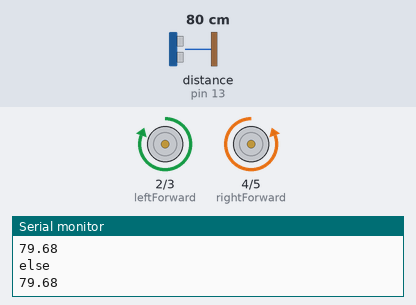
The sketch below on a simulated Arduino Uno, built with avr-gcc and run on an emulated ATmega328P. Parts: motor-driver pin pairs drawn as motors (green arrow = first pin HIGH = forward, orange = second pin HIGH = backward, longer = more drive), the last lines printed to the serial monitor. Wiring (inferred from the names in the program): ultrasonic range finder: trigger pin 10; echo pin 13. The inputs (shaded band) are chosen by the test bench; at power-on: distance to the obstacle (sensor on pin 13) 80 cm. The echo pulse lasts 58.3 µs per cm.

Above: at 1.2 s.
1.3 s: distance to the obstacle (sensor on pin 13) set to 2 cm
At 2.8 s:
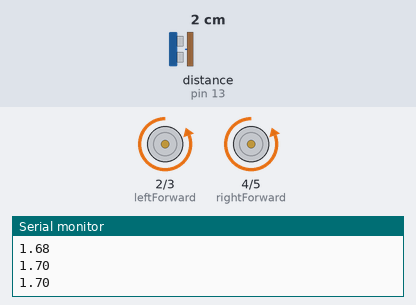
3.3 s: distance to the obstacle (sensor on pin 13) set to 250 cm
At 4.5 s:
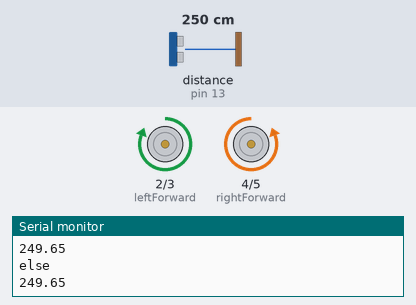
4.8 s: distance to the obstacle (sensor on pin 13) set to 4 cm
At 6.7 s:
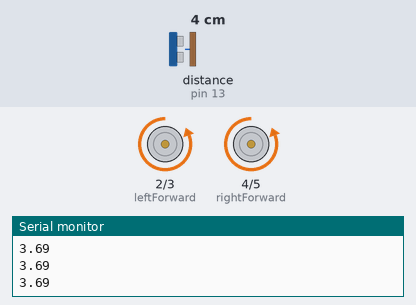
Timing chart, 0 to 8.2 s (numbered marks = the images above; inputs shaded):
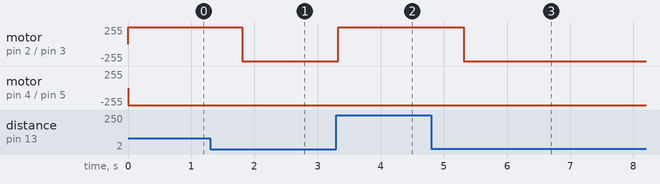

The sketch:

obstacleAvoid.ino
```cpp
#define trigPin 10
#define echoPin 13
 float duration, distance;
const int leftForward = 2;
const int leftBackward = 3;
const int rightForward = 4;
const int rightBackward = 5;

void setup()
{
  pinMode(leftForward , OUTPUT);
  pinMode(leftBackward , OUTPUT);
  pinMode(rightForward , OUTPUT);
  pinMode(rightBackward , OUTPUT);
  Serial.begin (9600);
  pinMode(trigPin, OUTPUT);
  pinMode(echoPin, INPUT);
  //pinMode(pwm,OUTPUT);

}

void loop()
{

  digitalWrite(trigPin, LOW);
  delayMicroseconds(2);
  digitalWrite(trigPin, HIGH);
  delayMicroseconds(10);
  digitalWrite(trigPin, LOW);

duration = pulseIn(echoPin, HIGH);
 distance = (duration / 2) * 0.0343;
  Serial.println(distance);


  if (distance <= 20) {
//stop();
delay(500);
 leftWard();

  }
  else{
    digitalWrite(leftForward ,HIGH);
  digitalWrite(leftBackward , LOW);
  digitalWrite(rightForward , LOW);
  digitalWrite(rightBackward ,HIGH);
  Serial.println("else");
  }
  }

    void stop(){
 digitalWrite(rightForward , HIGH);
 digitalWrite(rightBackward ,HIGH);
 digitalWrite(leftForward ,HIGH);
 digitalWrite(leftBackward ,HIGH);
      }
       void leftWard(){
 digitalWrite(rightForward , LOW);
 digitalWrite(rightBackward ,HIGH);
 digitalWrite(leftForward ,LOW);
 digitalWrite(leftBackward ,HIGH);
      }
```

Measured:
- after the input at 1.3 s, motor on pin 2 (leftForward) / pin 3 (leftBackward): forward 255/255 → backward 255/255 after 0.51 s
- after the input at 3.3 s, motor on pin 2 (leftForward) / pin 3 (leftBackward): backward 255/255 → forward 255/255 at once
- after the input at 4.8 s, motor on pin 2 (leftForward) / pin 3 (leftBackward): forward 255/255 → backward 255/255 after 0.51 s
